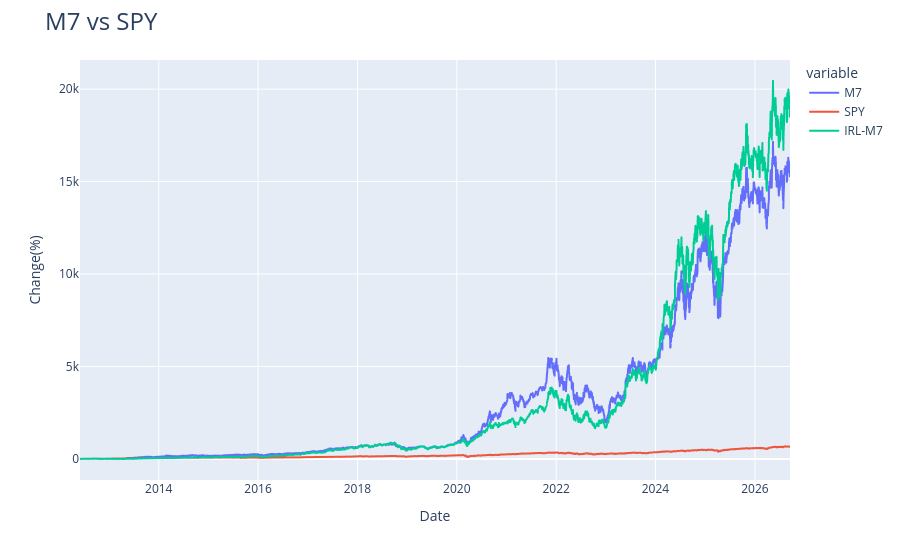

This figure's notebook cell:
### Code cell
fig1 = px.line(normalized,x=normalized.index,y=["M7","SPY", "IRL-M7"])
fig1.update_layout(title=dict(text="M7 vs SPY",font=dict(size=24)),yaxis_title="Change(%)")
fig1.show()

### Figure 1 — Plotly figure (JSON) as saved in the notebook; plotly's stock layout.template omitted (floating-point values rounded to 4 significant figures; data arrays with more than 128 entries replaced by an {"elided": "..."} marker saying what was removed)
{"data": [{"hovertemplate": "variable=M7<br>Date=%{x}<br>value=%{y}<extra></extra>", "legendgroup": "M7", "line": {"color": "#636efa", "dash": "solid"}, "marker": {"symbol": "circle"}, "mode": "lines", "name": "M7", "showlegend": true, "type": "scattergl", "x": {"elided": "3593 str values"}, "xaxis": "x", "y": {"elided": "3593 float values"}, "yaxis": "y"}, {"hovertemplate": "variable=SPY<br>Date=%{x}<br>value=%{y}<extra></extra>", "legendgroup": "SPY", "line": {"color": "#EF553B", "dash": "solid"}, "marker": {"symbol": "circle"}, "mode": "lines", "name": "SPY", "showlegend": true, "type": "scattergl", "x": {"elided": "3593 str values"}, "xaxis": "x", "y": {"elided": "3593 float values"}, "yaxis": "y"}, {"hovertemplate": "variable=IRL-M7<br>Date=%{x}<br>value=%{y}<extra></extra>", "legendgroup": "IRL-M7", "line": {"color": "#00cc96", "dash": "solid"}, "marker": {"symbol": "circle"}, "mode": "lines", "name": "IRL-M7", "showlegend": true, "type": "scattergl", "x": {"elided": "3593 str values"}, "xaxis": "x", "y": {"elided": "3593 float values"}, "yaxis": "y"}], "layout": {"legend": {"title": {"text": "variable"}, "tracegroupgap": 0}, "margin": {"t": 60}, "title": {"font": {"size": 24}, "text": "M7 vs SPY"}, "xaxis": {"anchor": "y", "domain": [0, 1], "title": {"text": "Date"}}, "yaxis": {"anchor": "x", "domain": [0, 1], "title": {"text": "Change(%)"}}}}
